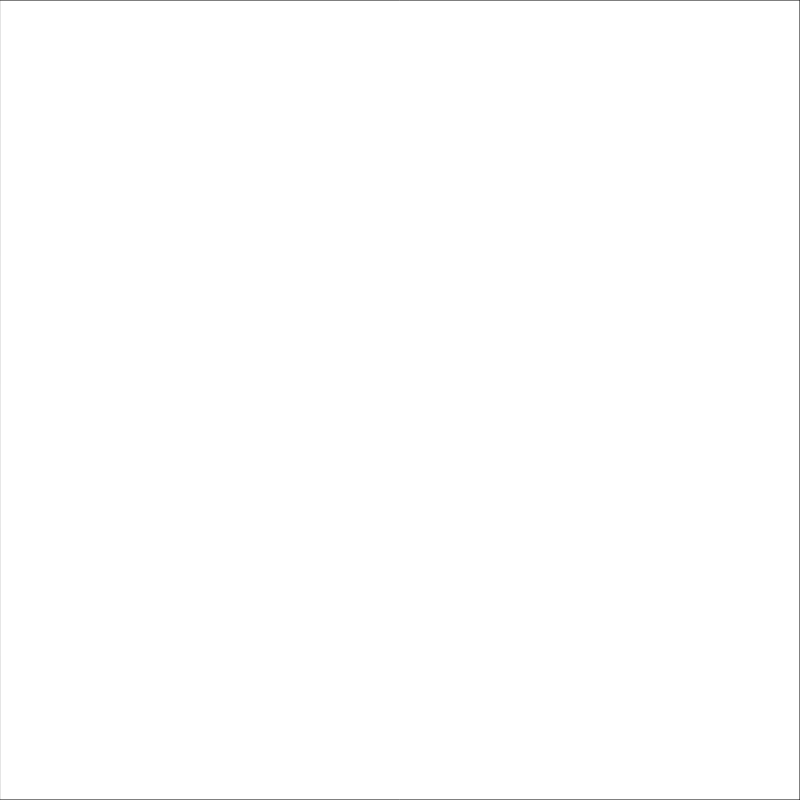
Frame 1 (no input)
Frame 60 (no input): identical to frame 1, image omitted
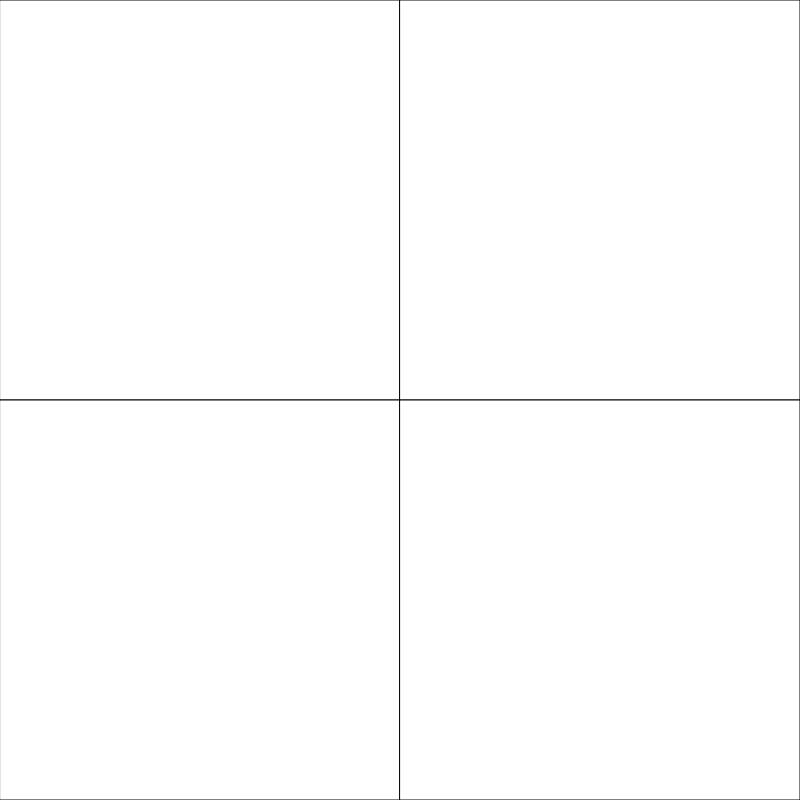
Frame 120 (the mouse pressed at the canvas centre since frame 60)

The p5.js sketch that drew these frames (run headless with seeded random() and noise() and a simulated clock; from frame 60 on, the mouse is pressed at the canvas centre):

// p5.js sketch
// ── sketch.js
let divisions = [];

function setup() {
  createCanvas(800, 800);

  divisions.push(new Division(0, 0, width));

}

function draw() {
  background(255);

  for(let i = 0; i <divisions.length; i++){

    divisions[i].show();
  }
}

function mousePressed() {
  //backwards transverse
  console.log("click");


  for(let i = divisions.length - 1; i >= 0; i--){
    print(i);
    divisions[i].clicked(mouseX, mouseY);
  }
}




class Division {
  constructor(x,y, size) {
    this.x = x;
    this.y = y;
    this.size = size;
    this.canDivide = true;
  }

  show(){
    rect(this.x,this.y,this.size,this.size);
  }

  fragment(){
    if(this.canDivide && this.size > 10){
      let x, y, size;
      size = this.size/2;
      //for loop
      for(let i = 0; i < 2; i++){
        console.log("i", i);
        for(let j = 0; j < 2; j++){
          console.log("j", j);
          x = this.x + size * i;
          y = this.y + size * j;
          divisions.push(new Division(x,y,size));
          // let y = this.y + this.size/2 - size/2;
        }
      }

      this.canDivide = false;
    }
  }

  clicked(mx, my){
    console.log("testing click");
    if(mx > this.x && mx < this.x + this.size && my > this.y && my < this.y + this.size){
      console.log("clicked");
      this.fragment();
    }
  }
}
